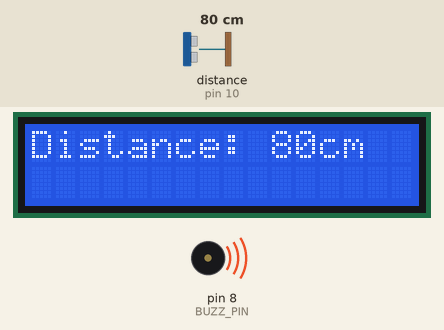
The sketch below on a simulated Arduino Uno, built with avr-gcc and run on an emulated ATmega328P. Shown: 16×2 character LCD, buzzer (waves = sounding, pin HIGH). Wiring (inferred from the names in the program): ultrasonic range finder: trigger pin 9; echo pin 10. Inputs (shaded band) come from the test bench; at power-on: distance to the obstacle (sensor on pin 10) 80 cm. The echo pulse lasts 58.3 µs per cm; pins used as bus, display or sensor lines are not drawn; what the sketch prints to the serial monitor is not drawn.

Above: at 3.2 s.
3.3 s: distance to the obstacle (sensor on pin 10) set to 120 cm
At 4.9 s:
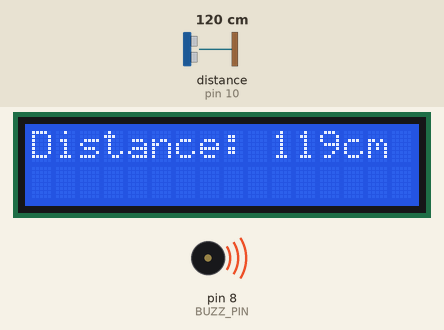
5.2 s: distance to the obstacle (sensor on pin 10) set to 7 cm
At 5.8 s:
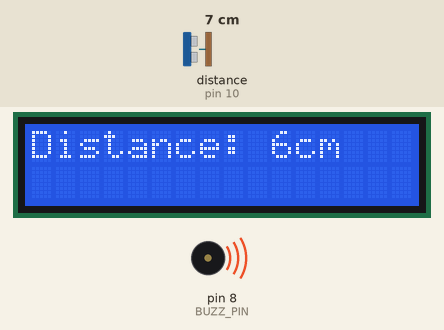
6.9 s: distance to the obstacle (sensor on pin 10) set to 4 cm
At 8.0 s:
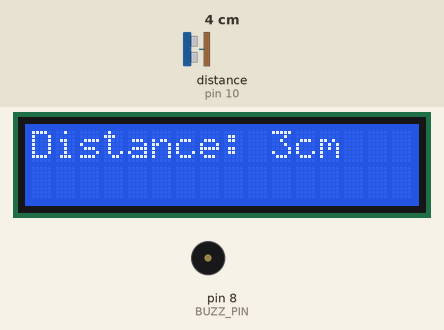
8.5 s: distance to the obstacle (sensor on pin 10) set to 120 cm
At 9.3 s:
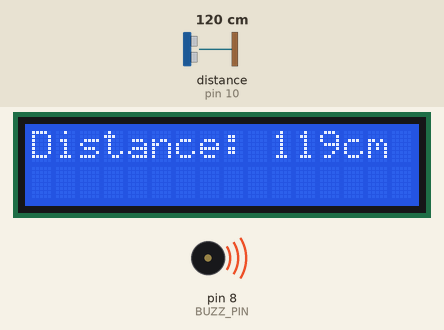
11.5 s: distance to the obstacle (sensor on pin 10) set to 18 cm
At 12.7 s:
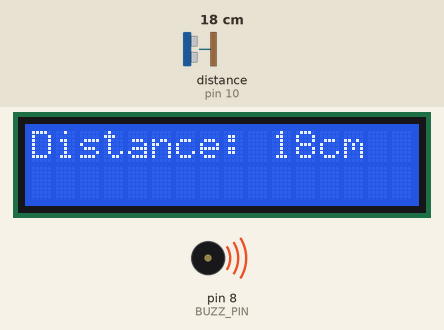
Timing chart, 0 to 14.5 s (numbered marks = the images above; inputs shaded):
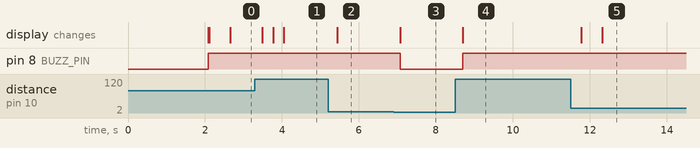

Measured:
- the behaviour switches between 6 and 5 cm on distance to the obstacle (sensor on pin 10) (found by bisection; images 2 and 3)
- after the input at 3.3 s, the display: changes after 0.19 s (image 1)
- after the input at 5.2 s, the display: changes after 0.24 s (image 2)
- after the input at 6.9 s, pin 8 (BUZZ_PIN): HIGH → LOW after 0.17 s; the display: changes after 0.17 s (image 3)
- after the input at 8.5 s, pin 8 (BUZZ_PIN): LOW → HIGH after 0.20 s; the display: changes after 0.21 s (image 4)
- after the input at 11.5 s, the display: first changes after 0.28 s (image 5 shows a later state)

The sketch:

lcd_ultrasonic_display.ino
```cpp
#include <Wire.h>
#include <LiquidCrystal_I2C.h>

// Pins for HC SR04
const int TRIG_PIN = 9;
const int ECHO_PIN = 10;
const int BUZZ_PIN = 8;

// Initialize the LCD.
LiquidCrystal_I2C lcd(0x27, 16, 2);

void setup() {
  Serial.begin(9600);

  // Configure sensor pins
  pinMode(TRIG_PIN, OUTPUT);
  pinMode(ECHO_PIN, INPUT);
  pinMode(BUZZ_PIN, OUTPUT);

  // Initialize the LCD screen
  lcd.init();
  lcd.backlight();

  // Welcome Message
  lcd.setCursor(0, 0);
  lcd.print("Distance Meter");
  delay(2000);
  lcd.clear();
  digitalWrite(BUZZ_PIN, HIGH);
}

void loop() {
  // Clear the trigger pin
  digitalWrite(TRIG_PIN, LOW);
  delayMicroseconds(2);

  // 10 ms pulse to trigger sensor
  digitalWrite(TRIG_PIN, HIGH);
  delayMicroseconds(10);
  digitalWrite(TRIG_PIN, LOW);

  // Bounce-back pulse duration
  long duration = pulseIn(ECHO_PIN, HIGH);

  // Calculate the distance in centimeters using conversion .0343 cm/mu second
  //divided by 2 accounting for back and forth travel
  int distance = duration * 0.0343 / 2;

  // Display the data on the LCD
  lcd.setCursor(0, 0);
  lcd.print("Distance:       ");
  lcd.setCursor(10, 0);

  // Out-of-range distances
  if (distance >= 400 || distance <= 0) {
    lcd.print("Out  ");
  } else {
    lcd.print(distance);
    lcd.print("cm ");
  }

  //Buzzer Activation
  if (distance < 5){
    digitalWrite(BUZZ_PIN, LOW);
  }else{
    digitalWrite(BUZZ_PIN, HIGH);
  }

  // Serial Monitor print for debugging
  Serial.print("Distance: ");
  Serial.print(distance);
  Serial.println(" cm");

  // Wait 250ms for next read
  delay(250);
}
```
